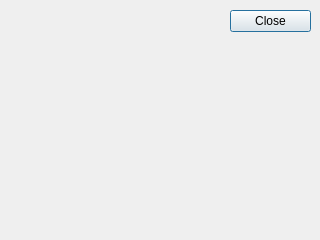
<?xml version="1.0" encoding="UTF-8"?>
<ui version="4.0">
 <class>Dialog</class>
 <widget class="QDialog" name="Dialog">
  <property name="geometry">
   <rect>
    <x>0</x>
    <y>0</y>
    <width>320</width>
    <height>240</height>
   </rect>
  </property>
  <property name="windowTitle">
   <string>O Programu</string>
  </property>
  <widget class="QDialogButtonBox" name="buttonBox">
   <property name="geometry">
    <rect>
     <x>230</x>
     <y>10</y>
     <width>81</width>
     <height>221</height>
    </rect>
   </property>
   <property name="orientation">
    <enum>Qt::Vertical</enum>
   </property>
   <property name="standardButtons">
    <set>QDialogButtonBox::Close</set>
   </property>
  </widget>
 </widget>
 <resources/>
 <connections>
  <connection>
   <sender>buttonBox</sender>
   <signal>accepted()</signal>
   <receiver>Dialog</receiver>
   <slot>accept()</slot>
   <hints>
    <hint type="sourcelabel">
     <x>248</x>
     <y>254</y>
    </hint>
    <hint type="destinationlabel">
     <x>157</x>
     <y>274</y>
    </hint>
   </hints>
  </connection>
  <connection>
   <sender>buttonBox</sender>
   <signal>rejected()</signal>
   <receiver>Dialog</receiver>
   <slot>reject()</slot>
   <hints>
    <hint type="sourcelabel">
     <x>316</x>
     <y>260</y>
    </hint>
    <hint type="destinationlabel">
     <x>286</x>
     <y>274</y>
    </hint>
   </hints>
  </connection>
 </connections>
</ui>
